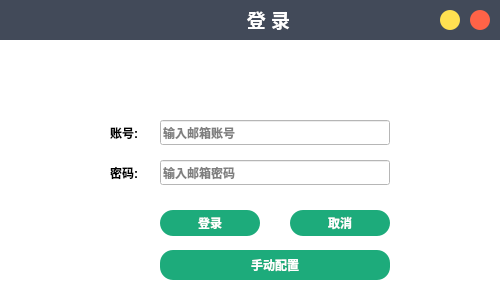
<?xml version="1.0" encoding="UTF-8"?>
<ui version="4.0">
 <class>Dialog</class>
 <widget class="QDialog" name="Dialog">
  <property name="geometry">
   <rect>
    <x>0</x>
    <y>0</y>
    <width>500</width>
    <height>300</height>
   </rect>
  </property>
  <property name="minimumSize">
   <size>
    <width>500</width>
    <height>300</height>
   </size>
  </property>
  <property name="maximumSize">
   <size>
    <width>500</width>
    <height>370</height>
   </size>
  </property>
  <property name="windowTitle">
   <string>Dialog</string>
  </property>
  <property name="styleSheet">
   <string notr="true">*{
font: 9pt &quot;Microsoft YaHei UI&quot;;
font-weight:bold;
	background-color: rgb(255, 255, 255);
}
#login,#cancel,#loginSetting{
background-color: rgb(29,171,123);
border:none;
border-radius:13px;
color:white;
}
#loginSetting:hover,#login:hover,#cancel:hover{
background-color: rgb(41,189,139);
}</string>
  </property>
  <property name="sizeGripEnabled">
   <bool>true</bool>
  </property>
  <widget class="QPushButton" name="cancel">
   <property name="geometry">
    <rect>
     <x>290</x>
     <y>210</y>
     <width>100</width>
     <height>26</height>
    </rect>
   </property>
   <property name="text">
    <string>取消</string>
   </property>
  </widget>
  <widget class="QLineEdit" name="loginmail">
   <property name="geometry">
    <rect>
     <x>160</x>
     <y>120</y>
     <width>230</width>
     <height>25</height>
    </rect>
   </property>
   <property name="placeholderText">
    <string>输入邮箱账号</string>
   </property>
  </widget>
  <widget class="QGroupBox" name="settingBox">
   <property name="geometry">
    <rect>
     <x>0</x>
     <y>300</y>
     <width>501</width>
     <height>71</height>
    </rect>
   </property>
   <property name="styleSheet">
    <string notr="true"/>
   </property>
   <property name="title">
    <string/>
   </property>
   <widget class="QLineEdit" name="loginsmtp">
    <property name="geometry">
     <rect>
      <x>160</x>
      <y>0</y>
      <width>230</width>
      <height>25</height>
     </rect>
    </property>
    <property name="placeholderText">
     <string>请配置smtp服务器</string>
    </property>
   </widget>
   <widget class="QLabel" name="label_3">
    <property name="geometry">
     <rect>
      <x>80</x>
      <y>0</y>
      <width>61</width>
      <height>25</height>
     </rect>
    </property>
    <property name="text">
     <string>SMTP配置:</string>
    </property>
   </widget>
   <widget class="QLineEdit" name="loginpop">
    <property name="geometry">
     <rect>
      <x>160</x>
      <y>40</y>
      <width>230</width>
      <height>25</height>
     </rect>
    </property>
    <property name="placeholderText">
     <string>请配置pop3服务器</string>
    </property>
   </widget>
   <widget class="QLabel" name="label_4">
    <property name="geometry">
     <rect>
      <x>80</x>
      <y>40</y>
      <width>71</width>
      <height>25</height>
     </rect>
    </property>
    <property name="text">
     <string>POP3配置:</string>
    </property>
   </widget>
   <widget class="QPushButton" name="settingHide">
    <property name="geometry">
     <rect>
      <x>480</x>
      <y>0</y>
      <width>21</width>
      <height>21</height>
     </rect>
    </property>
    <property name="styleSheet">
     <string notr="true">#settingHide{
border-image: url(:/souce/souce/收起.png);
}
#settingHide:hover{
background-color: rgb(203, 203, 203);
}</string>
    </property>
    <property name="text">
     <string/>
    </property>
   </widget>
  </widget>
  <widget class="QLineEdit" name="loginpwd">
   <property name="geometry">
    <rect>
     <x>160</x>
     <y>160</y>
     <width>230</width>
     <height>25</height>
    </rect>
   </property>
   <property name="text">
    <string/>
   </property>
   <property name="echoMode">
    <enum>QLineEdit::Password</enum>
   </property>
   <property name="placeholderText">
    <string>输入邮箱密码</string>
   </property>
  </widget>
  <widget class="QPushButton" name="loginSetting">
   <property name="geometry">
    <rect>
     <x>160</x>
     <y>250</y>
     <width>230</width>
     <height>30</height>
    </rect>
   </property>
   <property name="text">
    <string>手动配置</string>
   </property>
  </widget>
  <widget class="QLabel" name="label">
   <property name="geometry">
    <rect>
     <x>110</x>
     <y>120</y>
     <width>50</width>
     <height>25</height>
    </rect>
   </property>
   <property name="text">
    <string>账号:</string>
   </property>
  </widget>
  <widget class="QLabel" name="label_2">
   <property name="geometry">
    <rect>
     <x>110</x>
     <y>160</y>
     <width>50</width>
     <height>25</height>
    </rect>
   </property>
   <property name="text">
    <string>密码:</string>
   </property>
  </widget>
  <widget class="QPushButton" name="login">
   <property name="geometry">
    <rect>
     <x>160</x>
     <y>210</y>
     <width>100</width>
     <height>26</height>
    </rect>
   </property>
   <property name="text">
    <string>登录</string>
   </property>
  </widget>
  <widget class="QLabel" name="label_5">
   <property name="geometry">
    <rect>
     <x>230</x>
     <y>40</y>
     <width>71</width>
     <height>71</height>
    </rect>
   </property>
   <property name="styleSheet">
    <string notr="true">border-image: url(:/souce/souce/logo1.png);</string>
   </property>
   <property name="text">
    <string/>
   </property>
  </widget>
  <widget class="QLabel" name="label_6">
   <property name="geometry">
    <rect>
     <x>0</x>
     <y>-1</y>
     <width>501</width>
     <height>41</height>
    </rect>
   </property>
   <property name="styleSheet">
    <string notr="true">background-color: rgb(66,74,89);</string>
   </property>
   <property name="text">
    <string/>
   </property>
  </widget>
  <widget class="QPushButton" name="mainclose">
   <property name="geometry">
    <rect>
     <x>470</x>
     <y>10</y>
     <width>20</width>
     <height>20</height>
    </rect>
   </property>
   <property name="styleSheet">
    <string notr="true">#mainclose{
	background-color:tomato;
	border-radius:10px;}
#mainclose:hover{border-image: url(:/souce/souce/关闭1.png);}
</string>
   </property>
   <property name="text">
    <string/>
   </property>
  </widget>
  <widget class="QPushButton" name="mainmin">
   <property name="geometry">
    <rect>
     <x>440</x>
     <y>10</y>
     <width>20</width>
     <height>20</height>
    </rect>
   </property>
   <property name="toolTip">
    <string/>
   </property>
   <property name="styleSheet">
    <string notr="true">#mainmin{
background-color:rgb(255,224,81);
	border-radius:10px;}
#mainmin:hover{
border-image: url(:/souce/souce/最小化.png);
}
</string>
   </property>
   <property name="text">
    <string/>
   </property>
  </widget>
  <widget class="QLabel" name="label_7">
   <property name="geometry">
    <rect>
     <x>218</x>
     <y>0</y>
     <width>101</width>
     <height>39</height>
    </rect>
   </property>
   <property name="styleSheet">
    <string notr="true">background-color: rgb(66,74,89);
color:white;</string>
   </property>
   <property name="text">
    <string>&lt;html&gt;&lt;head/&gt;&lt;body&gt;&lt;p align=&quot;center&quot;&gt;&lt;span style=&quot; font-size:14pt;&quot;&gt;登    录&lt;/span&gt;&lt;/p&gt;&lt;/body&gt;&lt;/html&gt;</string>
   </property>
   <property name="textFormat">
    <enum>Qt::RichText</enum>
   </property>
  </widget>
 </widget>
 <tabstops>
  <tabstop>loginmail</tabstop>
  <tabstop>loginpwd</tabstop>
  <tabstop>login</tabstop>
  <tabstop>cancel</tabstop>
  <tabstop>loginSetting</tabstop>
  <tabstop>loginsmtp</tabstop>
  <tabstop>loginpop</tabstop>
 </tabstops>
 <resources>
  <include location="souce.qrc"/>
 </resources>
 <connections/>
</ui>
